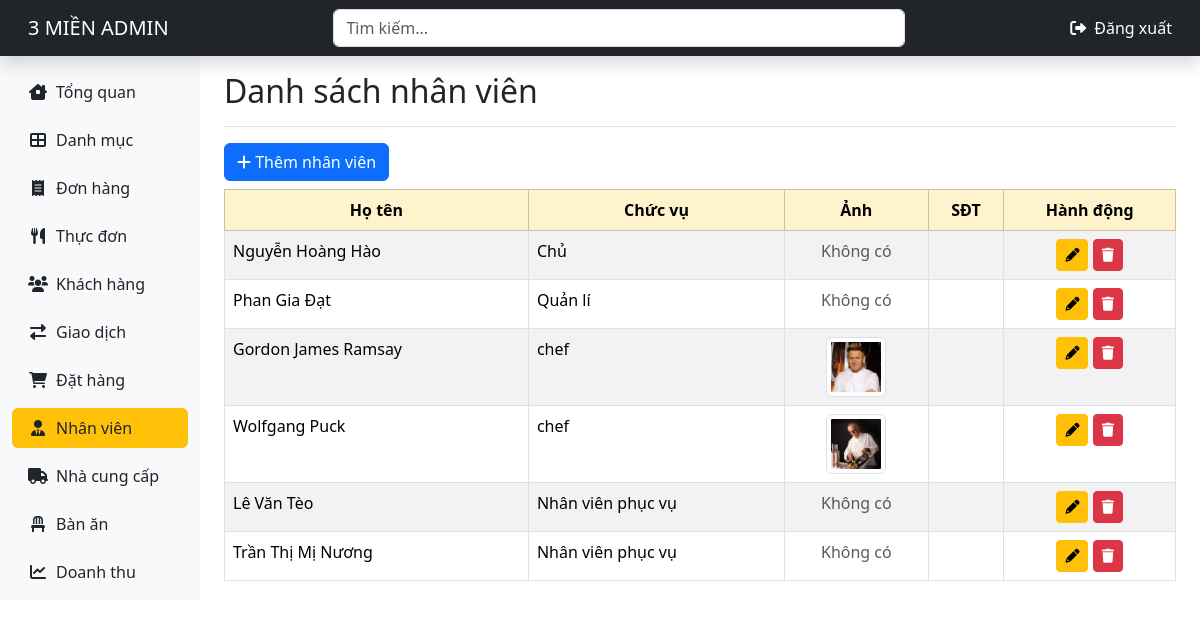
Screenshot of /admin/pages/staff/index.php with the database file from the repository.
### tables this page shows
CREATE TABLE IF NOT EXISTS `staff` (
  `id` int(11) NOT NULL AUTO_INCREMENT,
  `name` varchar(100) DEFAULT NULL,
  `role` varchar(50) DEFAULT NULL,
  `note` varchar(50) DEFAULT NULL,
  `img` varchar(50) DEFAULT NULL,
  `phone` varchar(15) DEFAULT NULL,
  PRIMARY KEY (`id`)
);

### admin/pages/staff/index.php (the view, shortened to what this page needs)
<!DOCTYPE html>
<html lang="vi">
<head>
    <?php include_once __DIR__ . '/../../../layouts/style.php'; ?>
</head>
<body>
    <?php include_once __DIR__ . '/../../layouts/header.php'; ?>
    <div class="container-fluid">
        <div class="row">
            <?php include_once __DIR__ . '/../../layouts/sidebar.php'; ?>
            <main class="col-md-9 ms-sm-auto col-lg-10 px-md-4">
                <div class="d-flex justify-content-between flex-wrap flex-md-nowrap align-items-center pt-3 pb-2 mb-3 border-bottom">
                    <h1 class="h2">Danh sách nhân viên</h1>
                </div>
                <?php
                include_once __DIR__ . '/../../../dbconnect.php';
                $sql = "SELECT * FROM staff ORDER BY id ASC";
                $result = mysqli_query($conn, $sql);
                $staffs = [];
                while ($row = mysqli_fetch_array($result, MYSQLI_ASSOC)) {
                    $staffs[] = $row;
                }
                ?>
                <a href="create.php" class="btn btn-primary mb-2">
                    <i class="fa-solid fa-plus"></i> Thêm nhân viên
                </a>
                <table class="table table-striped table-bordered">
                    <thead class="table-warning text-center">
                        <tr>
                            <th>Họ tên</th>
                            <th>Chức vụ</th>
                            <th>Ảnh</th>
                            <th>SĐT</th>
                            <th>Hành động</th>
                        </tr>
                    </thead>
                    <tbody>
                        <?php foreach ($staffs as $staff): ?>
                            <tr>
                                <td><?= htmlspecialchars($staff['name']) ?></td>
                                <td><?= htmlspecialchars($staff['role']) ?></td>
                                <td class="text-center">
                                    <?php if ($staff['img']): ?>
                                        <img src="../../../assets/img/chef/<?= htmlspecialchars($staff['img']) ?>" alt="<?= $staff['name'] ?>" width="60" class="img-thumbnail">
                                    <?php else: ?>
                                        <span class="text-muted">Không có</span>
                                    <?php endif; ?>
                                </td>
                                <td><?= htmlspecialchars($staff['phone']) ?></td>
                                <td class="text-center">
                                    <a href="edit.php?id=<?= $staff['id'] ?>" class="btn btn-warning btn-sm">
                                        <i class="fa-solid fa-pencil"></i>
                                    </a>
                                    <a href="delete.php?id=<?= $staff['id'] ?>" class="btn btn-danger btn-sm" onclick="return confirm('Bạn có chắc chắn muốn xóa?')">
                                        <i class="fa-solid fa-trash"></i>
                                    </a>
                                </td>
                            </tr>
                        <?php endforeach; ?>
                    </tbody>
                </table>
            </main>
        </div>
    </div>
</body>
</html>

### layouts/style.php
<link rel="stylesheet" type="text/css" href="/3mien_resfoods.com/assets/css/style.css" />
<link rel="stylesheet" type="text/css" href="/3mien_resfoods.com/assets/vendors/bootstrap/css/bootstrap.min.css" />
<link rel="stylesheet" type="text/css" href="/3mien_resfoods.com/assets/vendors/fontawesome/css/all.min.css" />
<link href="/3mien_resfoods.com/assets/vendors/aos/aos.css" rel="stylesheet" type="text/css">
<link href="/3mien_resfoods.com/assets/vendors/glightbox/css/glightbox.min.css" rel="stylesheet" type="text/css">
<link href="/3mien_resfoods.com/assets/vendors/swiper/swiper-bundle.min.css" rel="stylesheet" type="text/css">
<link href="/3mien_resfoods.com/assets/vendors/dragula/css/dragula.min.css" rel="stylesheet" type="text/css">

### admin/layouts/header.php (shortened to what this page needs)
<header class="navbar navbar-dark sticky-top bg-dark shadow px-3">
    <div class="container-fluid d-flex align-items-center justify-content-between">
        <div class="d-flex align-items-center gap-3">
            <a class="navbar-brand me-0" href="#">3 MIỀN ADMIN</a>
        </div>
        <form class="d-none d-md-block w-50">
            <input class="form-control form-control-dark" type="search" placeholder="Tìm kiếm..." aria-label="Search">
        </form>
        <div class="d-flex align-items-center">
            <a class="nav-link text-white" href="#">
                <i class="fa-solid fa-right-from-bracket me-1"></i> Đăng xuất
            </a>
        </div>
    </div>
</header>

### admin/layouts/sidebar.php
<?php
$currentPath = $_SERVER['REQUEST_URI'];
?>
<nav id="sidebarMenu" class="col-md-3 col-lg-2 d-md-block bg-light sidebar collapse">
    <div class="position-sticky pt-3">
        <ul class="nav flex-column">
            <li class="nav-item mb-2">
                <a class="nav-link <?= str_contains($currentPath, '/tongquan/') ? 'active bg-warning text-dark' : 'text-dark' ?> rounded d-flex align-items-center gap-2 px-3 py-2" href="../tongquan/index.php">
                    <i class="fa-solid fa-house fa-fw"></i> Tổng quan
                </a>
            </li>
            <li class="nav-item mb-2">
                <a class="nav-link <?= str_contains($currentPath, '/category/') ? 'active bg-warning text-dark' : 'text-dark' ?> rounded d-flex align-items-center gap-2 px-3 py-2" href="../category/index.php">
                    <i class="fa-solid fa-th-large fa-fw"></i> Danh mục
                </a>
            </li>
            <li class="nav-item mb-2">
                <a class="nav-link <?= str_contains($currentPath, '/orders/') ? 'active bg-warning text-dark' : 'text-dark' ?> rounded d-flex align-items-center gap-2 px-3 py-2" href="../orders/index.php">
                    <i class="fa-solid fa-receipt fa-fw"></i> Đơn hàng
                </a>
            </li>
            <li class="nav-item mb-2">
                <a class="nav-link <?= str_contains($currentPath, '/menu_items/') ? 'active bg-warning text-dark' : 'text-dark' ?> rounded d-flex align-items-center gap-2 px-3 py-2" href="../menu_items/index.php">
                    <i class="fa-solid fa-utensils fa-fw"></i> Thực đơn
                </a>
            </li>
            <li class="nav-item mb-2">
                <a class="nav-link <?= str_contains($currentPath, '/customers/') ? 'active bg-warning text-dark' : 'text-dark' ?> rounded d-flex align-items-center gap-2 px-3 py-2" href="../customers/index.php">
                    <i class="fa-solid fa-users fa-fw"></i> Khách hàng
                </a>
            </li>
            <li class="nav-item mb-2">
                <a class="nav-link <?= str_contains($currentPath, '/transactions/') ? 'active bg-warning text-dark' : 'text-dark' ?> rounded d-flex align-items-center gap-2 px-3 py-2" href="../transactions/index.php">
                    <i class="fa-solid fa-exchange-alt fa-fw"></i> Giao dịch
                </a>
            </li>
            <li class="nav-item mb-2">
                <a class="nav-link <?= str_contains($currentPath, '/bookings/') ? 'active bg-warning text-dark' : 'text-dark' ?> rounded d-flex align-items-center gap-2 px-3 py-2" href="../bookings/index.php">
                    <i class="fa-solid fa-cart-shopping fa-fw"></i> Đặt hàng
                </a>
            </li>
            <li class="nav-item mb-2">
                <a class="nav-link <?= str_contains($currentPath, '/staff/') ? 'active bg-warning text-dark' : 'text-dark' ?> rounded d-flex align-items-center gap-2 px-3 py-2" href="../staff/index.php">
                    <i class="fa-solid fa-user-tie fa-fw"></i> Nhân viên
                </a>
            </li>
            <li class="nav-item mb-2">
                <a class="nav-link <?= str_contains($currentPath, '/suppliers/') ? 'active bg-warning text-dark' : 'text-dark' ?> rounded d-flex align-items-center gap-2 px-3 py-2" href="../suppliers/index.php">
                    <i class="fa-solid fa-truck fa-fw"></i> Nhà cung cấp
                </a>
            </li>
            <li class="nav-item mb-2">
                <a class="nav-link <?= str_contains($currentPath, '/tables/') ? 'active bg-warning text-dark' : 'text-dark' ?> rounded d-flex align-items-center gap-2 px-3 py-2" href="../tables/index.php">
                    <i class="fa-solid fa-chair fa-fw"></i> Bàn ăn
                </a>
            </li>
            <li class="nav-item mb-2">
                <a class="nav-link <?= str_contains($currentPath, '/revenue/') ? 'active bg-warning text-dark' : 'text-dark' ?> rounded d-flex align-items-center gap-2 px-3 py-2" href="../revenue/index.php">
                    <i class="fa-solid fa-chart-line fa-fw"></i> Doanh thu
                </a>
            </li>
        </ul>
    </div>
</nav>

### rows the page displays
staff: name "Nguyễn Hoàng Hào", role "Chủ", shows "Không có"
staff: name "Phan Gia Đạt", role "Quản lí", shows "Không có"
staff: name "Gordon James Ramsay", role "chef", img (picture)
staff: name "Wolfgang Puck", role "chef", img (picture)
staff: name "Lê Văn Tèo", role "Nhân viên phục vụ", shows "Không có"
staff: name "Trần Thị Mị Nương", role "Nhân viên phục vụ", shows "Không có"
